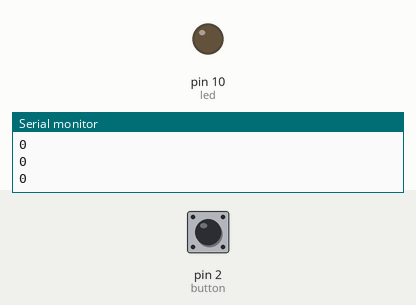
This sketch was run on a simulated Arduino Uno, built with avr-gcc and run on an emulated ATmega328P. Shown: output pins drawn as LEDs (lit = HIGH), the last lines printed to the serial monitor. The test bench sets the inputs (shaded band); at power-on: pin 2 (button) LOW.

Above: at 1.2 s.
1.3 s: pin 2 (button) pulled HIGH for 0.15 s
At 1.4 s:
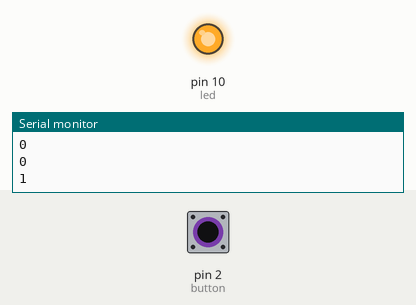
3.0 s: pin 2 (button) pulled HIGH for 3.2 s
At 6.7 s:
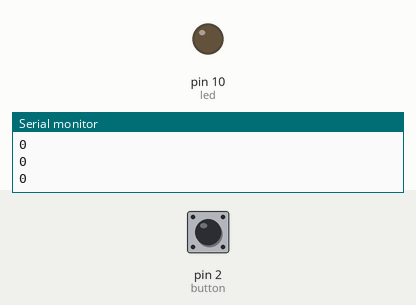
Timing chart, 0 to 8.2 s (numbered marks = the images above; inputs shaded):
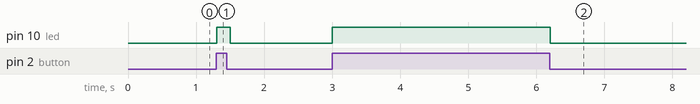

Measured:
- after the input at 1.3 s, pin 10 (led): LOW → HIGH at once, → LOW 0.20 s later
- after the input at 3.0 s, pin 10 (led): LOW → HIGH at once, → LOW 3.2 s later

The sketch:

simple_push_button.ino
```cpp
int button=2 ;
int led =10;
int state =0;

void setup()
{
  Serial.begin(9600);
  pinMode(button,INPUT);
  pinMode(led,OUTPUT);

}

void loop()
{
  state=0;
  state = digitalRead(button);
  Serial.println(state);
  if(state==1)
  {
    digitalWrite(led,1);
    delay(100);
  }
  else
  {
    digitalWrite(led,0);
    delay(100);
  }
 }
```
